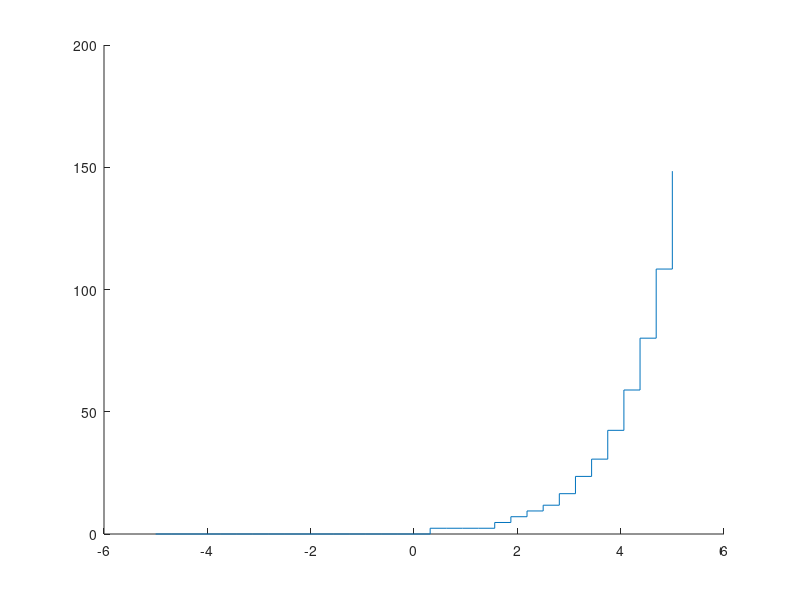

Recreate this plot in MATLAB.
% sau khi thuc hien lay mau se tien hanh luong tu hoa
a = 5;
T = 2*a; % tin hieu tu -a den a nen chu ky la 2a
f = 1/T; % tan so tin hieu
% ve tin hieu ban dau
t = -a:f:a;
%plot(t,exp(t),'r','linewidth',1.5);

% lay mau
fs = 2*f; % tan so nyquist
fm = 16*fs; % tan so lay mau
Tm = 1/fm;
tm = -a:Tm:a;
y = exp(tm);
hold on
%stem(tm,y);

% luong tu hoa
M = 64; % cac muc luong tu hoa
Amax = max(abs(y));
delta = Amax/(M-1);
Mq = 0:delta:Amax;

xq = zeros(size(y));
for k = 1:M
    ind = find(y > Mq(k) - delta/2 & y <= Mq(k) + delta/2);
    xq(ind) = Mq(k);
end
stairs(tm, xq);
hold off